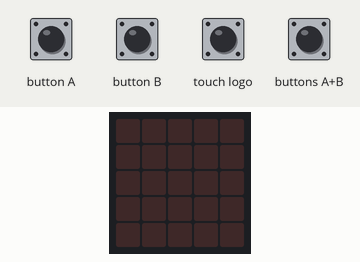
Simulated run of this program. Board: BBC micro:bit (MakeCode). Shown: the board's 5×5 LED display. The inputs (shaded band) are chosen by the test bench.

Above: at 1.2 s.
1.3 s: touch logo pressed for 0.15 s
At 3.3 s:
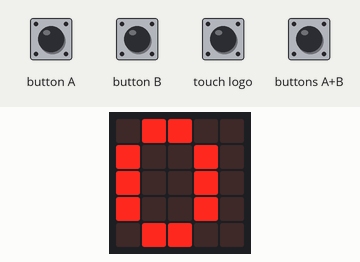
4.1 s: buttons A+B pressed for 0.15 s
At 6.3 s:
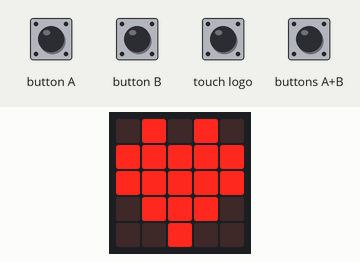
6.6 s: buttons A+B pressed for 1 s
At 8.2 s:
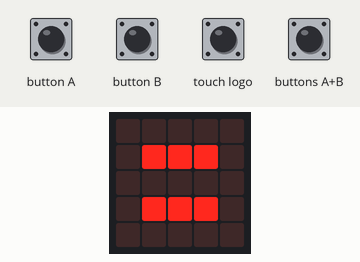
Timing chart, 0 to 9.7 s (numbered marks = the images above; inputs shaded):
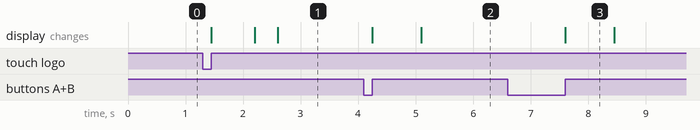

Measured:
- after the input at 1.3 s, the display: changes after 0.15 s (image 1)
- after the input at 4.1 s, the display: first changes after 0.15 s (image 2 shows a later state)
- after the input at 6.6 s, the display: changes after 1.0 s (image 3)
- what the display in image 3 shows lasts 0.9 s, from 7.6 s to 8.5 s

The program:

main.ts
```typescript
input.onButtonPressed(Button.A, function () {
    if (0 < 0) {
        basic.showString("<")
        basic.pause(100)
        basic.showIcon(IconNames.Heart)
    } else {
        basic.showIcon(IconNames.Heart)
    }
})
input.onButtonPressed(Button.AB, function () {
    if (0 == 0) {
        basic.showString("=")
        basic.pause(100)
        basic.showIcon(IconNames.Heart)
    } else {
        basic.showIcon(IconNames.Heart)
    }
})
input.onButtonPressed(Button.B, function () {
    if (0 > 0) {
        basic.showString(">")
        basic.pause(100)
        basic.showIcon(IconNames.Heart)
    } else {
        basic.showIcon(IconNames.Heart)
    }
})
input.onLogoEvent(TouchButtonEvent.Pressed, function () {
    Numero1 = 0
    basic.showNumber(0)
    basic.showLeds(`
        . . . . .
        . . . . .
        . . . . .
        . . . . .
        . . . . .
        `)
    Numero2 = 0
    basic.showNumber(0)
})
let Numero2 = 0
let Numero1 = 0
Numero1 = 0
Numero2 = 0
```

test.ts
```typescript
// i test vanno qui; questi non saranno compilati quando questo pacchetto viene usato come estensione.
```
